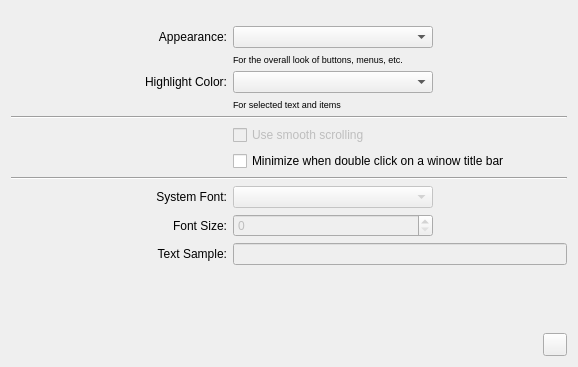
<?xml version="1.0" encoding="UTF-8"?>
<ui version="4.0">
 <class>appearanceFrm</class>
 <widget class="QWidget" name="appearanceFrm">
  <property name="geometry">
   <rect>
    <x>0</x>
    <y>0</y>
    <width>578</width>
    <height>367</height>
   </rect>
  </property>
  <property name="windowTitle">
   <string>Form</string>
  </property>
  <layout class="QGridLayout" name="gridLayout">
   <property name="topMargin">
    <number>26</number>
   </property>
   <item row="0" column="0">
    <spacer name="horizontalSpacer_2">
     <property name="orientation">
      <enum>Qt::Horizontal</enum>
     </property>
     <property name="sizeHint" stdset="0">
      <size>
       <width>115</width>
       <height>20</height>
      </size>
     </property>
    </spacer>
   </item>
   <item row="0" column="1">
    <widget class="QLabel" name="label">
     <property name="text">
      <string>Appearance:</string>
     </property>
     <property name="alignment">
      <set>Qt::AlignRight|Qt::AlignTrailing|Qt::AlignVCenter</set>
     </property>
    </widget>
   </item>
   <item row="0" column="2">
    <widget class="QComboBox" name="styleCb">
     <property name="enabled">
      <bool>true</bool>
     </property>
    </widget>
   </item>
   <item row="0" column="3">
    <spacer name="horizontalSpacer_3">
     <property name="orientation">
      <enum>Qt::Horizontal</enum>
     </property>
     <property name="sizeHint" stdset="0">
      <size>
       <width>128</width>
       <height>20</height>
      </size>
     </property>
    </spacer>
   </item>
   <item row="1" column="2" colspan="2">
    <widget class="QLabel" name="label_3">
     <property name="font">
      <font>
       <pointsize>7</pointsize>
      </font>
     </property>
     <property name="text">
      <string>For the overall look of buttons, menus, etc.</string>
     </property>
    </widget>
   </item>
   <item row="2" column="1">
    <widget class="QLabel" name="label_2">
     <property name="text">
      <string>Highlight Color:</string>
     </property>
     <property name="alignment">
      <set>Qt::AlignRight|Qt::AlignTrailing|Qt::AlignVCenter</set>
     </property>
    </widget>
   </item>
   <item row="2" column="2">
    <widget class="QComboBox" name="colorCb">
     <property name="autoFillBackground">
      <bool>false</bool>
     </property>
     <property name="editable">
      <bool>false</bool>
     </property>
     <property name="frame">
      <bool>true</bool>
     </property>
    </widget>
   </item>
   <item row="3" column="2" colspan="2">
    <widget class="QLabel" name="label_4">
     <property name="font">
      <font>
       <pointsize>7</pointsize>
      </font>
     </property>
     <property name="text">
      <string>For selected text and items</string>
     </property>
    </widget>
   </item>
   <item row="4" column="0" colspan="4">
    <widget class="Line" name="line">
     <property name="orientation">
      <enum>Qt::Horizontal</enum>
     </property>
    </widget>
   </item>
   <item row="5" column="2">
    <widget class="QCheckBox" name="checkBox_2">
     <property name="enabled">
      <bool>false</bool>
     </property>
     <property name="text">
      <string>Use smooth scrolling</string>
     </property>
    </widget>
   </item>
   <item row="6" column="2" colspan="2">
    <widget class="QCheckBox" name="minimizeDblClickChk">
     <property name="enabled">
      <bool>true</bool>
     </property>
     <property name="text">
      <string>Minimize when double click on a winow title bar</string>
     </property>
    </widget>
   </item>
   <item row="7" column="0" colspan="4">
    <widget class="Line" name="line_2">
     <property name="orientation">
      <enum>Qt::Horizontal</enum>
     </property>
    </widget>
   </item>
   <item row="8" column="1">
    <widget class="QLabel" name="label_5">
     <property name="text">
      <string>System Font:</string>
     </property>
     <property name="alignment">
      <set>Qt::AlignRight|Qt::AlignTrailing|Qt::AlignVCenter</set>
     </property>
    </widget>
   </item>
   <item row="8" column="2">
    <widget class="QComboBox" name="comboBox_3">
     <property name="enabled">
      <bool>false</bool>
     </property>
     <property name="minimumSize">
      <size>
       <width>200</width>
       <height>0</height>
      </size>
     </property>
    </widget>
   </item>
   <item row="9" column="1">
    <widget class="QLabel" name="label_6">
     <property name="text">
      <string>Font Size:</string>
     </property>
     <property name="alignment">
      <set>Qt::AlignRight|Qt::AlignTrailing|Qt::AlignVCenter</set>
     </property>
    </widget>
   </item>
   <item row="9" column="2">
    <widget class="QSpinBox" name="spinBox">
     <property name="enabled">
      <bool>false</bool>
     </property>
    </widget>
   </item>
   <item row="10" column="1">
    <widget class="QLabel" name="label_7">
     <property name="text">
      <string>Text Sample:</string>
     </property>
     <property name="alignment">
      <set>Qt::AlignRight|Qt::AlignTrailing|Qt::AlignVCenter</set>
     </property>
    </widget>
   </item>
   <item row="10" column="2" colspan="2">
    <widget class="QLineEdit" name="lineEdit">
     <property name="enabled">
      <bool>false</bool>
     </property>
     <property name="minimumSize">
      <size>
       <width>300</width>
       <height>0</height>
      </size>
     </property>
    </widget>
   </item>
   <item row="11" column="2">
    <spacer name="verticalSpacer">
     <property name="orientation">
      <enum>Qt::Vertical</enum>
     </property>
     <property name="sizeHint" stdset="0">
      <size>
       <width>20</width>
       <height>18</height>
      </size>
     </property>
    </spacer>
   </item>
   <item row="12" column="0" colspan="4">
    <layout class="QHBoxLayout" name="horizontalLayout">
     <item>
      <spacer name="horizontalSpacer">
       <property name="orientation">
        <enum>Qt::Horizontal</enum>
       </property>
       <property name="sizeHint" stdset="0">
        <size>
         <width>518</width>
         <height>20</height>
        </size>
       </property>
      </spacer>
     </item>
     <item>
      <widget class="AmeHelpButton" name="helpBtn"/>
     </item>
    </layout>
   </item>
  </layout>
 </widget>
 <customwidgets>
  <customwidget>
   <class>AmeHelpButton</class>
   <extends>QToolButton</extends>
   <header>HelpButton</header>
  </customwidget>
 </customwidgets>
 <resources>
  <include location="../syspref.qrc"/>
 </resources>
 <connections/>
</ui>
